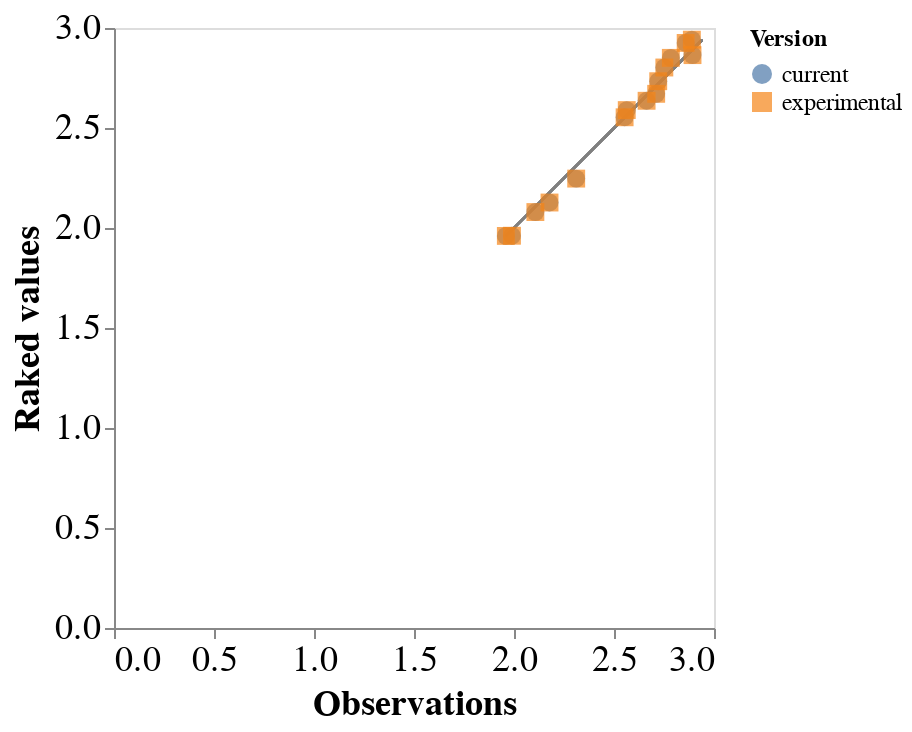

The notebook cell this image was saved under:
### Code cell
chart

### Figure 1 — Vega-Lite specification as saved in the notebook (floating-point values rounded to 4 significant figures)
{"config": {"view": {"continuousWidth": 300, "continuousHeight": 300}, "axis": {"labelFontSize": 18, "titleFontSize": 18}, "legend": {"labelFontSize": 12, "titleFontSize": 12}}, "layer": [{"mark": {"type": "rule", "color": "grey"}, "encoding": {"x": {"type": "quantitative", "datum": {"expr": "param_5"}}, "x2": {"datum": {"expr": "param_6"}, "type": "quantitative"}, "y": {"type": "quantitative", "datum": {"expr": "param_7"}}, "y2": {"datum": {"expr": "param_8"}, "type": "quantitative"}}}, {"mark": {"type": "point", "filled": true, "size": 80}, "encoding": {"color": {"field": "version", "legend": {"title": "Version"}, "type": "nominal"}, "shape": {"field": "version", "legend": {"title": "Version"}, "type": "nominal"}, "x": {"axis": {"title": "Observations"}, "field": "value", "scale": {"domain": [{"expr": "param_5"}, {"expr": "param_6"}]}, "type": "quantitative"}, "y": {"axis": {"title": "Raked values"}, "field": "raked_value", "scale": {"domain": [{"expr": "param_7"}, {"expr": "param_8"}]}, "type": "quantitative"}}}], "data": {"name": "data-59ee740213b395d801e739cbe1d71108"}, "params": [{"name": "param_5", "value": 1.959}, {"name": "param_6", "value": 2.942}, {"name": "param_7", "value": 1.959}, {"name": "param_8", "value": 2.942}], "$schema": "https://vega.github.io/schema/vega-lite/v5.20.1.json", "datasets": {"data-59ee740213b395d801e739cbe1d71108": [{"value": 2.564, "var1": 0, "var2": 0, "raked_value": 2.589, "version": "current"}, {"value": 2.858, "var1": 1, "var2": 0, "raked_value": 2.925, "version": "current"}, {"value": 2.784, "var1": 2, "var2": 0, "raked_value": 2.851, "version": "current"}, {"value": 2.311, "var1": 0, "var2": 1, "raked_value": 2.247, "version": "current"}, {"value": 2.711, "var1": 1, "var2": 1, "raked_value": 2.671, "version": "current"}, {"value": 1.99, "var1": 2, "var2": 1, "raked_value": 1.961, "version": "current"}, {"value": 2.178, "var1": 0, "var2": 2, "raked_value": 2.127, "version": "current"}, {"value": 2.663, "var1": 1, "var2": 2, "raked_value": 2.636, "version": "current"}, {"value": 2.893, "var1": 2, "var2": 2, "raked_value": 2.864, "version": "current"}, {"value": 2.107, "var1": 0, "var2": 3, "raked_value": 2.08, "version": "current"}, {"value": 2.553, "var1": 1, "var2": 3, "raked_value": 2.554, "version": "current"}, {"value": 1.959, "var1": 2, "var2": 3, "raked_value": 1.96, "version": "current"}, {"value": 2.721, "var1": 0, "var2": 4, "raked_value": 2.734, "version": "current"}, {"value": 2.889, "var1": 1, "var2": 4, "raked_value": 2.942, "version": "current"}, {"value": 2.752, "var1": 2, "var2": 4, "raked_value": 2.802, "version": "current"}, {"value": 2.564, "var1": 0, "var2": 0, "raked_value": 2.589, "version": "experimental"}, {"value": 2.311, "var1": 0, "var2": 1, "raked_value": 2.247, "version": "experimental"}, {"value": 2.178, "var1": 0, "var2": 2, "raked_value": 2.127, "version": "experimental"}, {"value": 2.107, "var1": 0, "var2": 3, "raked_value": 2.08, "version": "experimental"}, {"value": 2.721, "var1": 0, "var2": 4, "raked_value": 2.734, "version": "experimental"}, {"value": 2.858, "var1": 1, "var2": 0, "raked_value": 2.925, "version": "experimental"}, {"value": 2.711, "var1": 1, "var2": 1, "raked_value": 2.671, "version": "experimental"}, {"value": 2.663, "var1": 1, "var2": 2, "raked_value": 2.636, "version": "experimental"}, {"value": 2.553, "var1": 1, "var2": 3, "raked_value": 2.554, "version": "experimental"}, {"value": 2.889, "var1": 1, "var2": 4, "raked_value": 2.942, "version": "experimental"}, {"value": 2.784, "var1": 2, "var2": 0, "raked_value": 2.851, "version": "experimental"}, {"value": 1.99, "var1": 2, "var2": 1, "raked_value": 1.961, "version": "experimental"}, {"value": 2.893, "var1": 2, "var2": 2, "raked_value": 2.864, "version": "experimental"}, {"value": 1.959, "var1": 2, "var2": 3, "raked_value": 1.96, "version": "experimental"}, {"value": 2.752, "var1": 2, "var2": 4, "raked_value": 2.802, "version": "experimental"}]}}
